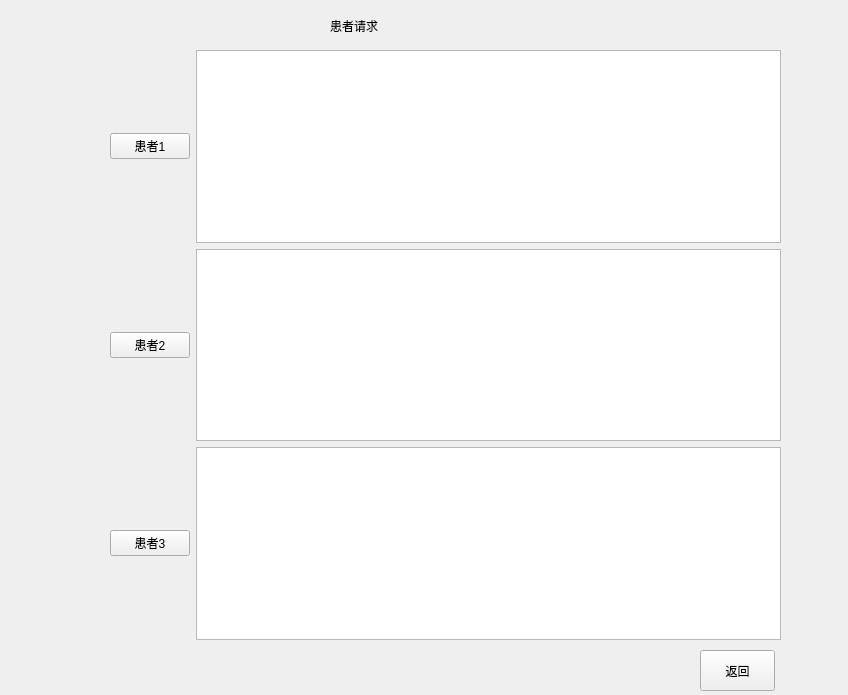
<?xml version="1.0" encoding="UTF-8"?>
<ui version="4.0">
 <class>Form</class>
 <widget class="QWidget" name="Form">
  <property name="geometry">
   <rect>
    <x>0</x>
    <y>0</y>
    <width>848</width>
    <height>695</height>
   </rect>
  </property>
  <property name="windowTitle">
   <string>Form</string>
  </property>
  <widget class="QLabel" name="label">
   <property name="geometry">
    <rect>
     <x>330</x>
     <y>20</y>
     <width>54</width>
     <height>12</height>
    </rect>
   </property>
   <property name="text">
    <string>患者请求</string>
   </property>
  </widget>
  <widget class="QPushButton" name="pushButton_4">
   <property name="geometry">
    <rect>
     <x>700</x>
     <y>650</y>
     <width>75</width>
     <height>41</height>
    </rect>
   </property>
   <property name="text">
    <string>返回</string>
   </property>
  </widget>
  <widget class="QWidget" name="">
   <property name="geometry">
    <rect>
     <x>110</x>
     <y>50</y>
     <width>671</width>
     <height>590</height>
    </rect>
   </property>
   <layout class="QGridLayout" name="gridLayout">
    <item row="0" column="0">
     <widget class="QPushButton" name="pushButton">
      <property name="text">
       <string>患者1</string>
      </property>
     </widget>
    </item>
    <item row="0" column="1">
     <widget class="QTextEdit" name="textEdit"/>
    </item>
    <item row="1" column="0">
     <widget class="QPushButton" name="pushButton_2">
      <property name="text">
       <string>患者2</string>
      </property>
     </widget>
    </item>
    <item row="1" column="1">
     <widget class="QTextEdit" name="textEdit_2"/>
    </item>
    <item row="2" column="0">
     <widget class="QPushButton" name="pushButton_3">
      <property name="text">
       <string>患者3</string>
      </property>
     </widget>
    </item>
    <item row="2" column="1">
     <widget class="QTextEdit" name="textEdit_3"/>
    </item>
   </layout>
  </widget>
 </widget>
 <resources/>
 <connections/>
</ui>
